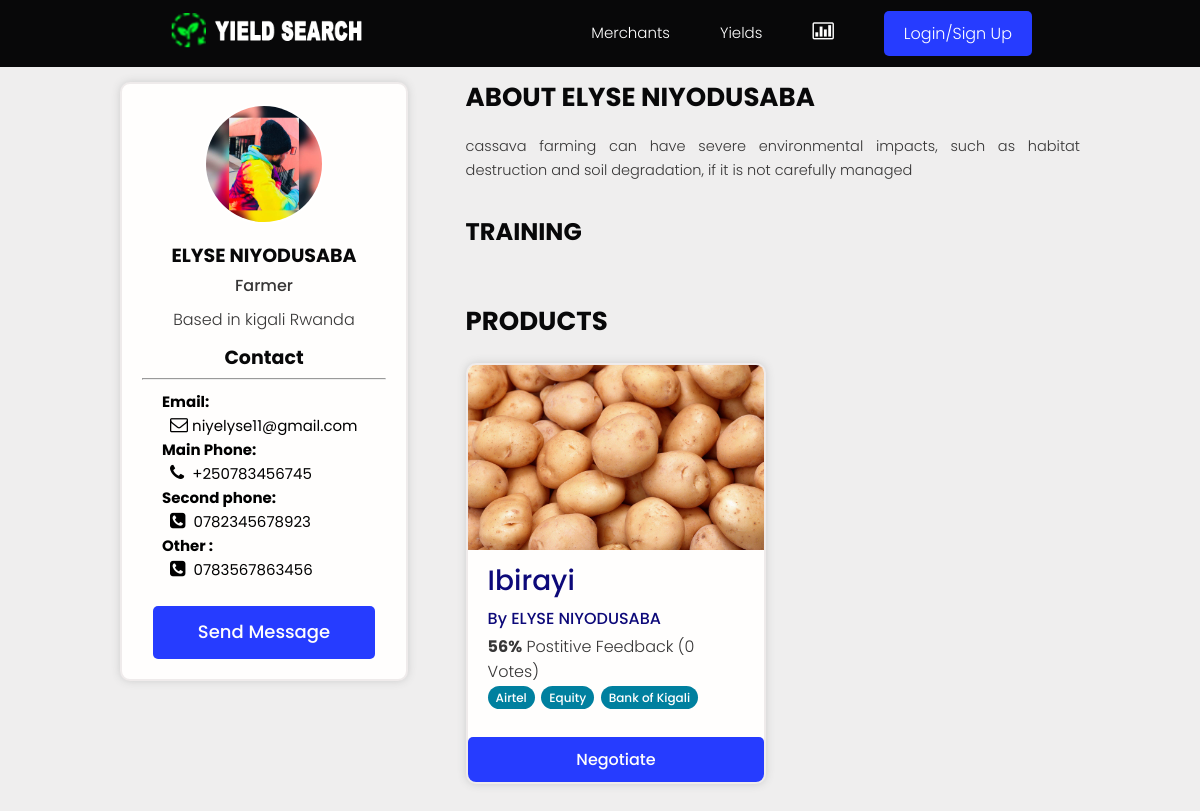
/profile/6e28167b-f41b-4471-a3bb-747bd93a7572/, run on the app's committed database.
### users/models.py (models this page shows, shortened)
class Profile(models.Model):
    user = models.OneToOneField(
        User, on_delete=models.CASCADE, null=True, blank=True, related_name="profile")
    name = models.CharField(max_length=200, blank=True, null=True)
    email = models.EmailField(max_length=500, blank=True, null=True)
    username = models.CharField(max_length=200, blank=True, null=True)
    born = models.DateField(max_length=200, null=True, verbose_name="Date of Birth")
    username = models.CharField(max_length=200, blank=True, null=True)
    location = models.CharField(max_length=200, blank=True, null=True)
    nid = models.CharField(max_length=16, blank=True, null=True)
    bio = models.TextField(blank=True, null=True)
    profile_image = models.ImageField(
        null=True, blank=True, upload_to='profiles/', default="profiles/user-default.png")
    account = models.CharField(max_length=200, blank=True, null=True)
    phone1 = models.CharField(blank=True,  max_length=13,  null=True, help_text='Example +2507XXXXXXXXXXX')
    phone2 = models.CharField(blank=True,  max_length=13, null=True, help_text='Example +2507XXXXXXXXXXX')
    created = models.DateTimeField(auto_now_add=True)
    updated = models.DateTimeField(auto_now=True)
    id = models.UUIDField(default=uuid.uuid4, unique=True,
                          primary_key=True, editable=False)
    class Meta:
        ordering = ['created']
    @property
    def imageURL(self):
        try:
            url = self.profile_image.url
        except:
            url = ''
        return url

class CustomUser(AbstractUser):
    ACCOUNT_TYPE = (
        ('Farmer','Umuhinzi'),
        ('Rancher','Umworozi'),
        ( 'Trader','Umuguzi'),
    )
    PRIVELEGE= (
        ('Normal','Normal'),
        ('Agronome','Agronome'),
        ( 'Admin','Admin'),
    )
    phone = models.CharField(blank=True, max_length=13,  null=True, help_text='Try other Number (startwith  +250)')
    status = models.CharField(max_length=200, choices=ACCOUNT_TYPE, default="staff")
    role = models.CharField(max_length=200, choices=PRIVELEGE, default="Normal")

### products/models.py (models this page shows, shortened)
class Product(models.Model):
    owner = models.ForeignKey(Profile, null=True, blank=True, on_delete=models.CASCADE, related_name='owner')
    name = models.ForeignKey('SingleProduct', default=uuid.uuid4, on_delete=models.CASCADE, null=True, related_name = 'product')
    description = models.TextField(null=True, blank=True)
    featured_image = models.ImageField(null=True, blank=True, default="default.jpg")
    quantity = models.PositiveIntegerField(null=True, blank=True, default=0)
    location = models.CharField(max_length=100, null=True, blank=True)
    payments = models.ManyToManyField('Payment', blank=True, default="In Hand")
    instock = models.BooleanField(blank=True, null=True, default=True)
    vote_total = models.IntegerField(default=0, null=True, blank=True)
    vote_ratio = models.IntegerField(default=0, null=True, blank=True)
    updated = models.DateTimeField(auto_now=True)
    created = models.DateTimeField(auto_now_add=True)
    id = models.UUIDField(default=uuid.uuid4, unique=True,primary_key=True, editable=True)
    class Meta:
        ordering = ['-vote_ratio', '-vote_total', '-created']
    @property
    def imageURL(self):
        try:
            url = self.featured_image.url
        except:
            url = ''
        return url

class SingleProduct(models.Model):
    name = models.CharField(max_length=200, null=True, blank=True, default="Ibirayi")
    price = models.PositiveIntegerField(null=True, blank=True, default=0)
    unity = models.CharField(max_length=200, null=True, blank=True, default="Kilogram")
    created = models.DateTimeField(auto_now_add=True)
    updated = models.DateTimeField(auto_now=True)
    id = models.UUIDField(default=uuid.uuid4, unique=True,
                          primary_key=True, editable=False)
    class Meta:
        verbose_name_plural = "Category"

class Payment(models.Model):
    name = models.CharField(max_length=200)
    created = models.DateTimeField(auto_now_add=True)
    id = models.UUIDField(default=uuid.uuid4, unique=True,
                          primary_key=True, editable=False)
    def __str__(self):
        return self.name

### users/views.py (the view)
# urls.py: path('profile/<str:pk>/', views.userProfile, name="user-profile"),
def userProfile(request, pk):
    if request.user.is_staff:
        return redirect('/admin/')
    profile = Profile.objects.get(id=pk)
    training = profile.training_set.exclude(description__exact="")
    context = {'profile': profile, 'training': training}
    return render(request, 'users/user-profile.html', context)

### users/templates/users/user-profile.html (shortened to what this page needs)
{% extends 'main.html' %}
{% load static %}
{% block content %}
<main class="profile my-md">
    <div class="container">
        <div class="layout">
            <div class="column column--1of3">
                <div class="card text-center">
                    <div class="card__body dev">
                        <img class="avatar avatar--xl"  style="border-radius:50%;" id="myModalImg" src="{{ profile.imageURL }}" />
                        <h2 class="dev__name">{{profile.name}}</h2>
                        <p class="dev__title">{{profile.account}}</p>
                        <p class="dev__location">Based in {{profile.location}}</p>
                    <p class="dev__name">Contact</p>
                        <hr>
                        <div class="contact">
                        <b>Email:</b> <br>
                        &nbsp; <i class="fa icon-envelope-alt"></i>&nbsp;{{profile.email}} <br>
                        <b>Main Phone:</b> <br>
                        &nbsp; <i class="fa fa icon-phone"></i>&nbsp;&nbsp;{{profile.user.phone}} <br>
                        {% if profile.phone1 %}
                        <b>Second phone:</b> <br>
                        &nbsp; <i class="fa icon-phone-sign"></i>&nbsp;&nbsp;{{profile.phone1}} <br>
                        {% endif %}
                        {% if profile.phone2 %}
                        <b>Other :</b> <br>
                        &nbsp; <i class="fa fa icon-phone-sign"></i>&nbsp;&nbsp;{{profile.phone2}}
              {% endif %}
            </div>
            <br>
                        {% if request.user.profile.id != profile.id %}
                        <a href="{% url 'create-message' profile.id %}" class="btn btn--sub btn--lg">Send Message </a>
                        {% endif %}
                    </div>
                </div>
            </div>
            <div class="column column--2of3">
                <div class="devInfo">
                    <h3 class="devInfo__title">About {{profile.name}}</h3>
                    <p class="devInfo__about">{{profile.bio}}</p>
                </div>
        <div class="settings">
          <h3 class="settings__title">Training</h3>
        </div>
                <div class="devInfo">
                    <h3 class="devInfo__title">Products</h3>
                    <div class="grid grid--two">
                        {% for product in profile.owner.all %}
                        <div class="column">
                            <div class="card project">
                                <a href="{% url 'product' product.id %}" class="project">
                                    <img class="project__thumbnail" src="{{product.imageURL}}"
                                        alt="project thumbnail" />
                                    <div class="card__body" style="padding:0rem 2rem 2rem 2rem;">
                                        <h4 class="project__title">{{product.name.name}}</h4>
                                        <p><a class="project__author"
                                                href="{% url 'user-profile' product.owner.id %}">By
                                                {{product.owner.name}}</a>
                                        </p>
                                        <p class="project--rating">
                                            <span style="font-weight: bold;">{{product.vote_ratio}}%</span> Postitive
                                            Feedback ({{product.vote_total}} Vote{{product.vote_total|pluralize:"s"}})
                                        </p>
                                        <div class="project__tags">
                                            {% for payment in product.payments.all %}
                                            <span class="tag tag--pill tag--main">
                                                <small>{{payment}}</small>
                                            </span>
                                            {% endfor %}
                                            </div>
                                             </div>
                                      {% if product.quantity > 0 %}
                                    <button class="btn btn--sub  buy" style="cursor:pointer;" onclick="window.location.href='{% url 'checkout-product' product.id %}'">
                                        <small>Negotiate</small>
                                        </button>
                                    {% else %}
                                    <button class="btn btn--sub btn--lg buy" disabled><small>OUT OF STOCK</small></button>
                                    {% endif %}
                                </a>
                            </div>
                        </div>
                        {% endfor %}
                    </div>
                </div>
            </div>
        </div>
    </div>
</main>
{% endblock content %}

### static/styles/app.css (style rules this page uses)
:root { --color-sub: #080809; }
.btn--sub { background-color: var(--color-sub-light); }
.card { border: 2px solid var(--color-light); }
img { width: 100%; }
.tag { padding: 0.2rem 0.8rem; }
.profile .card > .dev { padding: 4rem; }
.dev__name { color: var(--color-sub); font-size: 2.8rem; font-weight: 700; margin-top: 1rem; margin-bottom: 0.5rem; }
.dev__title { font-size: 1.6rem; font-weight: 500; line-height: 1.3; }
.dev__location { margin-top: 1rem; }
.devInfo { margin-bottom: 3rem; }
.devInfo__title, .devInfo__subtitle { font-size: 2.6rem; color: var(--color-sub); text-transform: uppercase; font-weight: 700; margin-bottom: 1.5rem; }
.devInfo__about, .devSkill__info { font-size: 1.45rem; line-height: 1.7; text-align: justify; }
.settings { display: flex; justify-content: space-between; align-items: center; }
.settings__title { font-size: 2.4rem; text-transform: uppercase; font-weight: 700; color: var(--color-sub); }
.buy { width:100%; }

### static/styles/main.css (style rules this page uses)
body { font-size: 1.5rem; }
.buy { width:100%; text-align: center; }
p, span, strong { font-size: 1.6rem; color: var(--color-text); font-weight: var(--font-regular); }
.card__body, .card__header { padding: 0.8rem 1.5rem; }
.my-md { margin: 1rem auto; }
:root { --color-text: #373636; --color-success: #000; --color-sub-light:#0018e3; }
.btn { background-color: #263cff; }
.grid { display: flex; flex-wrap: flex; justify-content: flex-start; align-items: stretch; }
.card { border:2px solid #efebeb; box-shadow: 0px 0px 9px #ccc; }
.project__thumbnail, .product__thumbnail { height:2v; width: 100%; }
.profile .card > .dev { padding: 2rem; }
.avatar--xl { height: 12rem; width: 12rem; }
.contact { align-items:flex-start; text-align: left; padding-left: 2rem; padding-top: 1rem; color: #000; }
.dev__name { font-size: 1.9rem; }
.icon, .fa { font-size: 1.8rem; }
#myModalImg { border-radius: 5px; cursor: pointer; transition: 0.3s; }

### static/uikit/styles/modules/_variables.css (style rules this page uses)
:root { --color-main: #fff; --color-main-light: #00809f; --color-sub: #3f4156; --color-sub-light: #434eab; --color-sub-lighter: #ededfd; --color-text: #737373; --color-gray: #8b8b8b; --color-light: #fff; --color-light-gray: #767676; --color-bg: #efeeee; --color-white: #fffefd; --color-white-light: #f3f3f3; --color-success: #359e64; --color-success-bg: #def8e8; --color-error: #fc4b0b; --color-error-bg: #fff2ee; --font-base: "Poppins", arial, helvetica, "Segoe UI", roboto, ubuntu, sans-serif; --font-monospace: "Fira Code", "Courier New", courier, monospace; --font-regular: 300; --font-medium: 500; --font-bold: 700; --generic-shadow: 1px 1px 5px #00000010; --generic-transition: all 0.3s ease-in-out; }

### static/uikit/styles/modules/_base.css (style rules this page uses)
* { margin: 0; padding: 0; box-sizing: border-box; text-rendering: optimizeLegibility; color: inherit; font-size: inherit; }
html { font-size: 50%; }
@media only screen and (min-width: 480px) { html { font-size: 56.25%; } }
@media only screen and (min-width: 1200px) { html { font-size: 62.5%; } }
body { line-height: 1.6; font-weight: 400; font-size: 1.5rem; color: var(--color-text); background-color: var(--color-bg); min-height: 100vh; }

### static/uikit/styles/modules/_typography.css (style rules this page uses)
* { font-family: var(--font-base); }
h2 { font-size: 3.6rem; font-weight: var(--font-bold); }
h3 { font-size: 3.2rem; font-weight: var(--font-medium); }
h4 { font-size: 2.8rem; font-weight: var(--font-medium); }
p, span, strong { font-size: 1.6rem; color: var(--color-text); font-weight: var(--font-regular); }
a { padding-bottom: 2px; text-decoration: none; display: inline-block; color: rgb(13, 9, 121); font-weight: var(--font-medium); }

### static/uikit/styles/modules/_utilities.css (style rules this page uses)
.container { width: 92%; max-width: 165rem; margin: 0 auto; box-sizing: border-box; }
@media screen and (min-width: 1000px) { .container { width: 90%; } }
@media screen and (min-width: 1200px) { .container { width: 80%; } }
.text-center { text-align: center; }
.my-md { margin: 3rem auto; }

### static/uikit/styles/modules/_avatar.css (style rules this page uses)
.avatar { border-radius: 50%; border: 2px solid var(--color-main); object-fit: cover; }
.avatar--xl { height: 20rem; width: 20rem; }

### static/uikit/styles/modules/_card.css (style rules this page uses)
.card { border-radius: 1rem; background-color: var(--color-white); border: 1.5px solid var(--color-light); width: auto; height: auto; margin-top: 0.5rem; margin-bottom: 0.5rem; overflow: hidden; }
.card__body, .card__header { padding: 2rem 2.5rem; }

### static/uikit/styles/modules/_layout.css (style rules this page uses)
.layout { display: flex; flex-flow: row wrap; justify-content: space-between; }
.layout > .column { margin-bottom: 3rem; }
.layout > .column.column--1of3 { flex-basis: 30%; }
.layout > .column.column--2of3 { flex-basis: 64%; }

### data on the page
Profile: imageURL (picture), name "ELYSE NIYODUSABA", account "Farmer", location "kigali Rwanda", email "niyelyse11@gmail.com", user.phone "+250783456745", phone1 "0782345678923", phone2 "0783567863456", bio "cassava farming can have severe environmental impacts, such as habitat destruction and soil degradation, if it is not carefully managed"
Product: imageURL (picture), name.name "Ibirayi", owner.name "ELYSE NIYODUSABA", vote_ratio "56", vote_total "0", quantity "Negotiate"
Payment: name "Airtel"
Payment: name "Equity"
Payment: name "Bank of Kigali"
